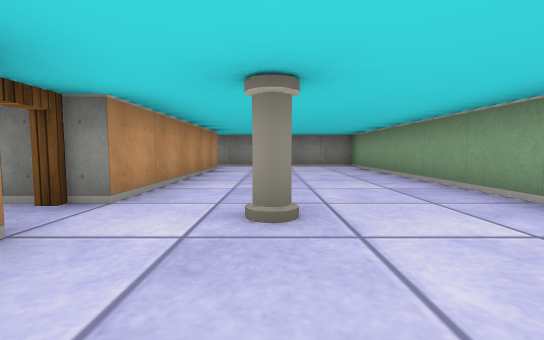
view 1 (above)

24 first-person views from a walk through a cub3D maze. The camera is about half as high as the walls, tilts 4° down and sees 90° across. The floor is counted in squares. Each view is taken from the middle of a square. On the plan, view 1 faces up. The plan holds only what a view shows up to about 9 squares ahead; the rest is blank.

view 2
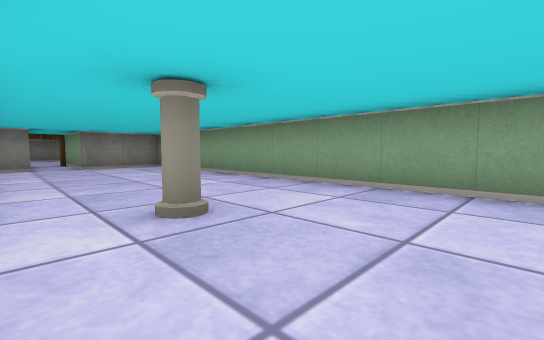

view 3
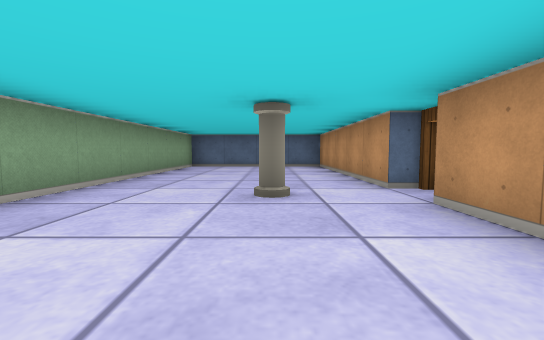

view 4
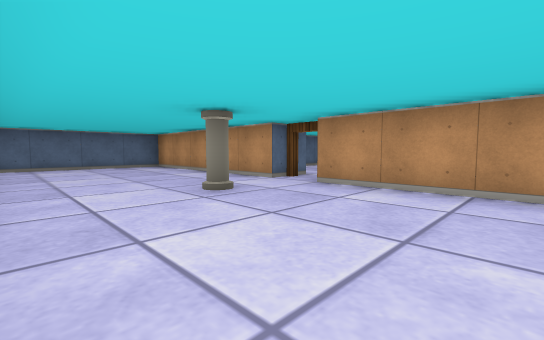

view 5
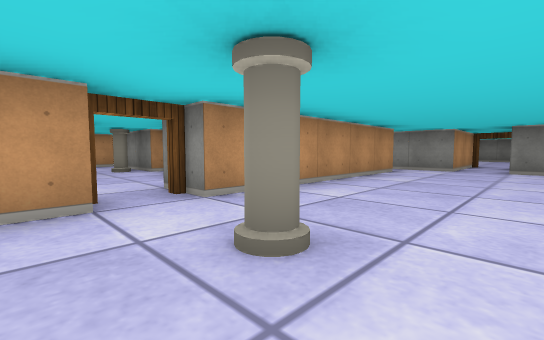

view 6
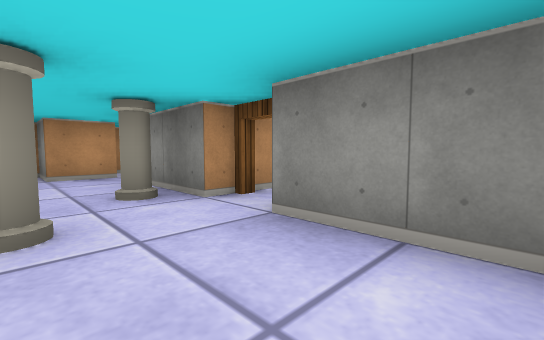

view 7
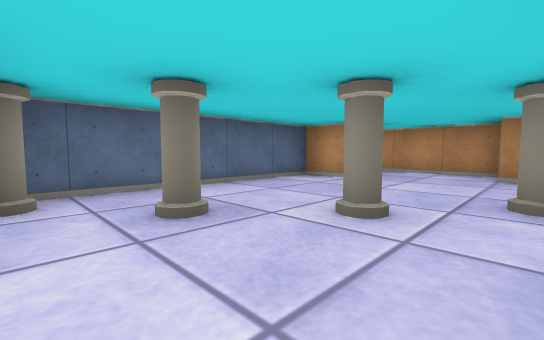

view 8
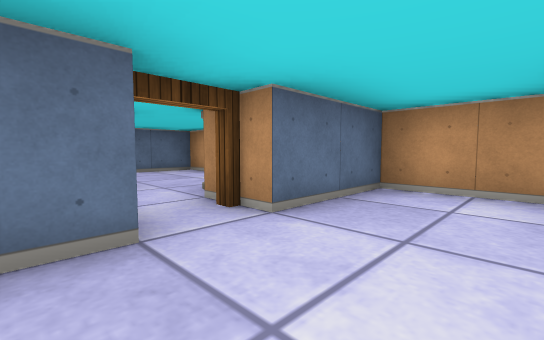

view 9
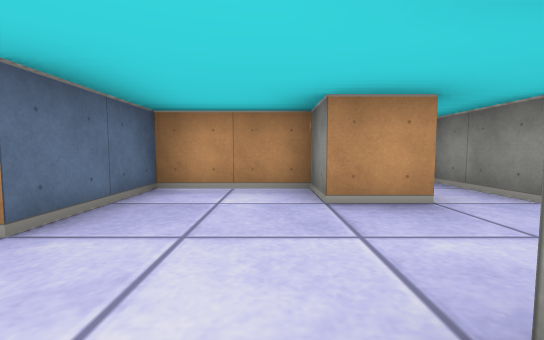

view 10
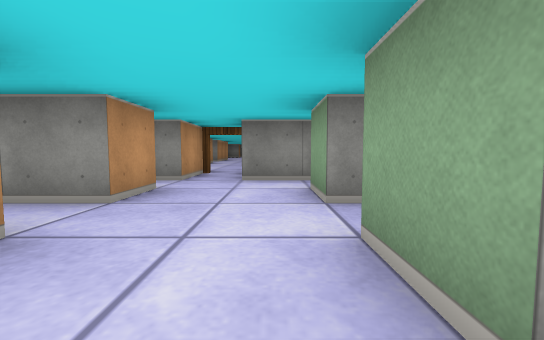

view 11
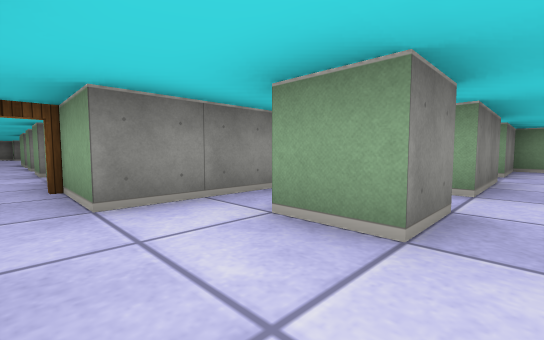

view 12
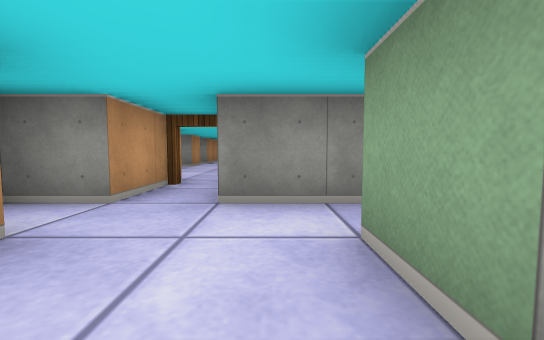

view 13
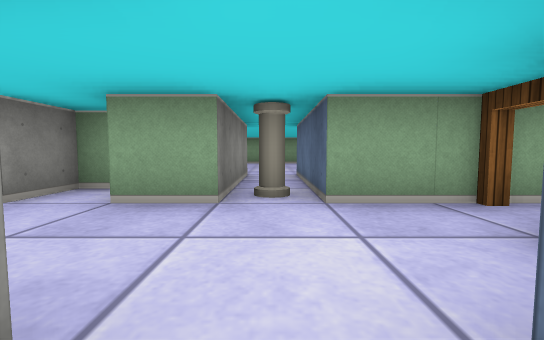

view 14
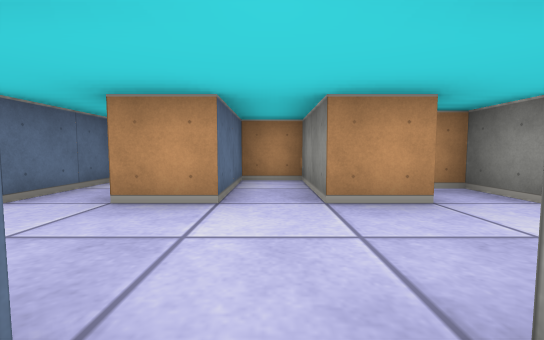

view 15
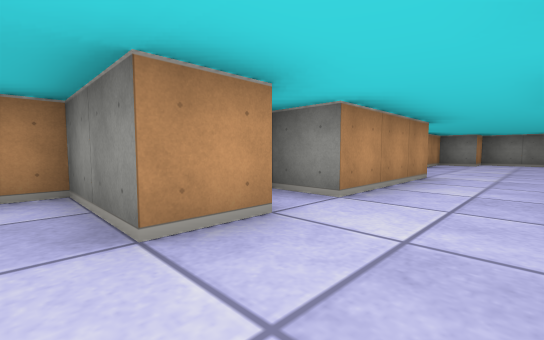

view 16
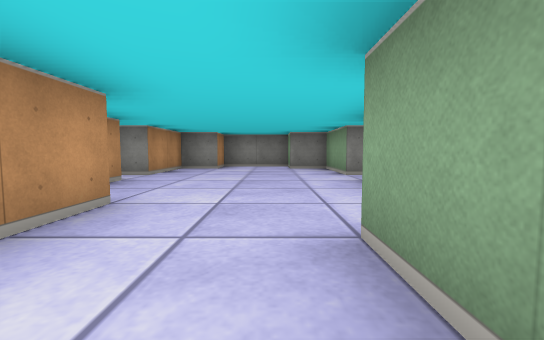

view 17
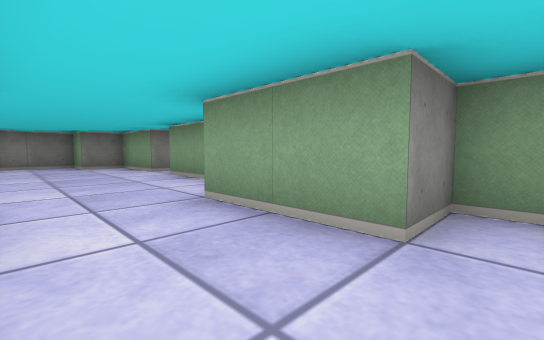

view 18
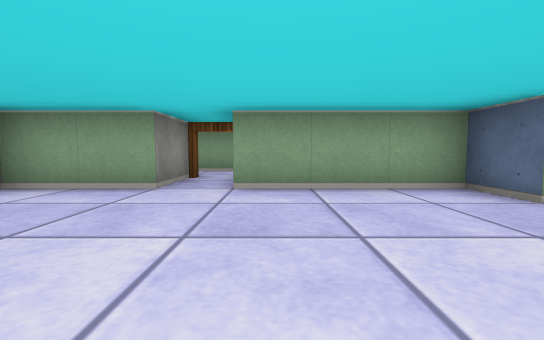

view 19
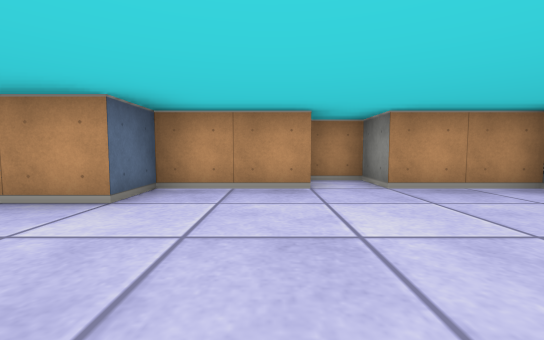

view 20
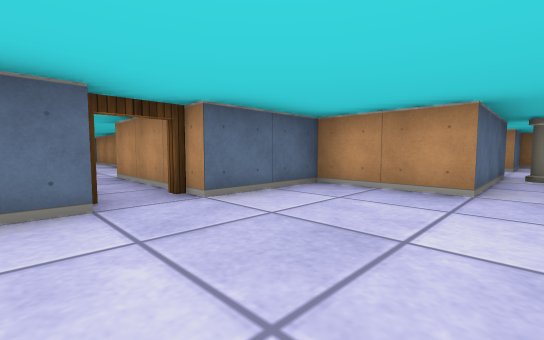

view 21
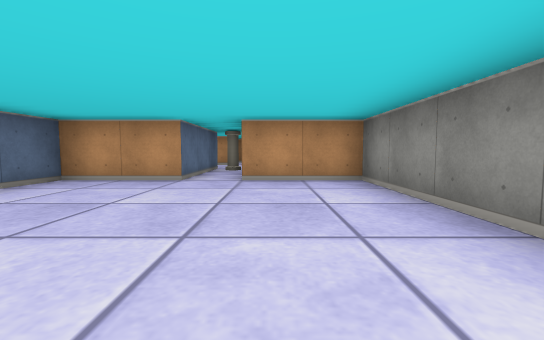

view 22
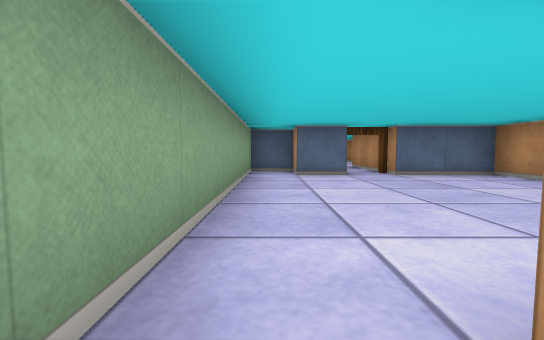

view 23
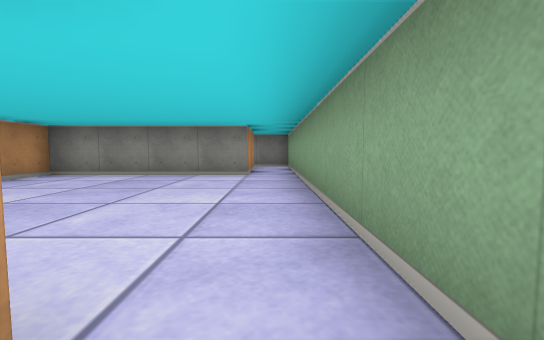

view 24
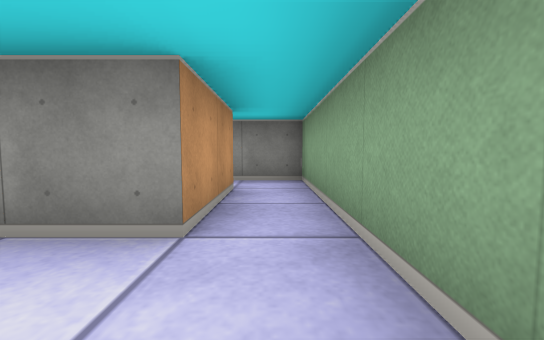

### Floor plan
Points are (right, up) in squares from view 1. A wall is a line through its corners. A room is listed if a view was taken in it or the views show most of it. See-through windows are left out.
Room 1 (views 1, 2, 3, 4, 5)
walls: (-1.5, 1.5) (-1.5, -3.5) (2.5, -3.5) (2.5, 8.5) (0.5, 8.5) (0.5, 11.1); (-1.5, 7.5) (-1.5, 2.5); (-0.5, 11.5) (-0.5, 8.5) (-2.5, 8.5)
ways out: open door at (-2, 2) to room 2; opening at (-2, 8) to room 3; open door at (0, 11) to room 7
objects: pillar (0, 2)
Room 2 (views 6, 7)
walls: (-5.5, 3.5) (-7.1, 3.5); (-2.9, 3.5) (-4.5, 3.5); (-7.5, -0.5) (-3.1, -0.5)
ways out: open door at (-2, 2) to room 1; open door at (-5, 4) to room 3
objects: pillar (-6, 3); pillar (-5, 2); pillar (-4, 1); pillar (-3, 0)
Room 3 (views 8, 9, 10, 11, 12)
walls: (-6.5, 7.6) (-6.5, 6.5) (-7.5, 6.5) (-7.5, 4.5) (-5.5, 4.5); (-4.5, 6.4) (-4.5, 7.5); (-3.4, 8.5) (-4.5, 8.5) (-4.5, 9.5); (-6.5, 9.5) (-6.5, 8.5) (-8.2, 8.5); (-3.5, 10.5) (-5.5, 10.5) (-5.5, 12); (-4.6, 4.5) (-3.9, 4.5); (-6.5, 12.5) (-6.5, 10.5) (-7.5, 10.5)
ways out: opening at (-2, 8) to room 1; open door at (-5, 4) to room 2; open door at (-6, 12) to room 4
Room 4 (view 13)
walls: (-5.5, 12) (-5.5, 13.5); (-9.5, 13.5) (-7.5, 13.5)
ways out: open door at (-6, 12) to room 3; opening at (-6.5, 15) to room 5
Room 5 (views 14, 15)
walls: (-7.5, 17.6) (-7.5, 16.5) (-9.5, 16.5) (-9.5, 15.5) (-7.5, 15.5) (-7.5, 14.5); (-5.5, 14.5) (-5.5, 15.5); (-4.5, 16) (-4.5, 16.5) (-5.5, 16.5) (-5.5, 17.5)
ways out: opening at (-6.5, 15) to room 4; opening at (-6.5, 17) to room 6
Room 6 (views 16, 17, 18, 19)
walls: (-8.5, 23.5) (-8.5, 21.5) (-7.5, 21.5) (-7.5, 18.5) (-8.5, 18.5) (-8.5, 18); (-2.9, 24.5) (-4.5, 24.5) (-4.5, 26.5) (-5.5, 26.5) (-5.5, 27.5) (-7.5, 27.5) (-7.5, 26.5) (-8.5, 26.5) (-8.5, 24.5) (-9.5, 24.5) (-9.5, 23.6); (-4.5, 17.9) (-4.5, 18.5) (-5.5, 18.5) (-5.5, 20.5) (-4.5, 20.5) (-4.5, 23.5)
ways out: opening at (-6.5, 17) to room 5; open door at (-3, 24)
Room 7 (views 20, 21, 23, 24)
walls: (0.4, 11.5) (1.5, 11.5) (1.5, 10.5) (2.5, 10.5) (2.5, 16.5); (1.5, 16.5) (-2.5, 16.5) (-2.5, 14.5) (-5.5, 14.5); (-5.5, 13.5) (-2.5, 13.5) (-2.5, 11.5) (-0.5, 11.5)
ways out: open door at (0, 11) to room 1; opening at (2, 17.5) to room 8
objects: pillar (-5, 14)
Room 8 (view 22)
walls: (1.5, 18.5) (1.5, 16.5); (2.5, 16.5) (2.5, 19.5) (1.2, 19.5)
ways out: opening at (2, 17.5) to room 7

Positions as (right, up) in squares from view 1, and headings:
1: (0, 0), facing up
2: (-1, 0), facing up-right
3: (0, 5), facing down
4: (2, 5), facing down-left
5: (1, 1), facing up-left
6: (-3, 2), facing up-left
7: (-3, 3), facing down-left
8: (-4, 6), facing down-left
9: (-4, 6), facing left
10: (-5, 6), facing up
11: (-6, 8), facing up-right
12: (-5, 8), facing up
13: (-8, 14), facing right
14: (-5, 16), facing left
15: (-6, 16), facing up-left
16: (-6, 19), facing up
17: (-7, 18), facing up-right
18: (-8, 23), facing right
19: (-5, 23), facing left
20: (1, 14), facing down-left
21: (2, 15), facing left
22: (2, 17), facing down
23: (2, 11), facing up
24: (2, 15), facing up
